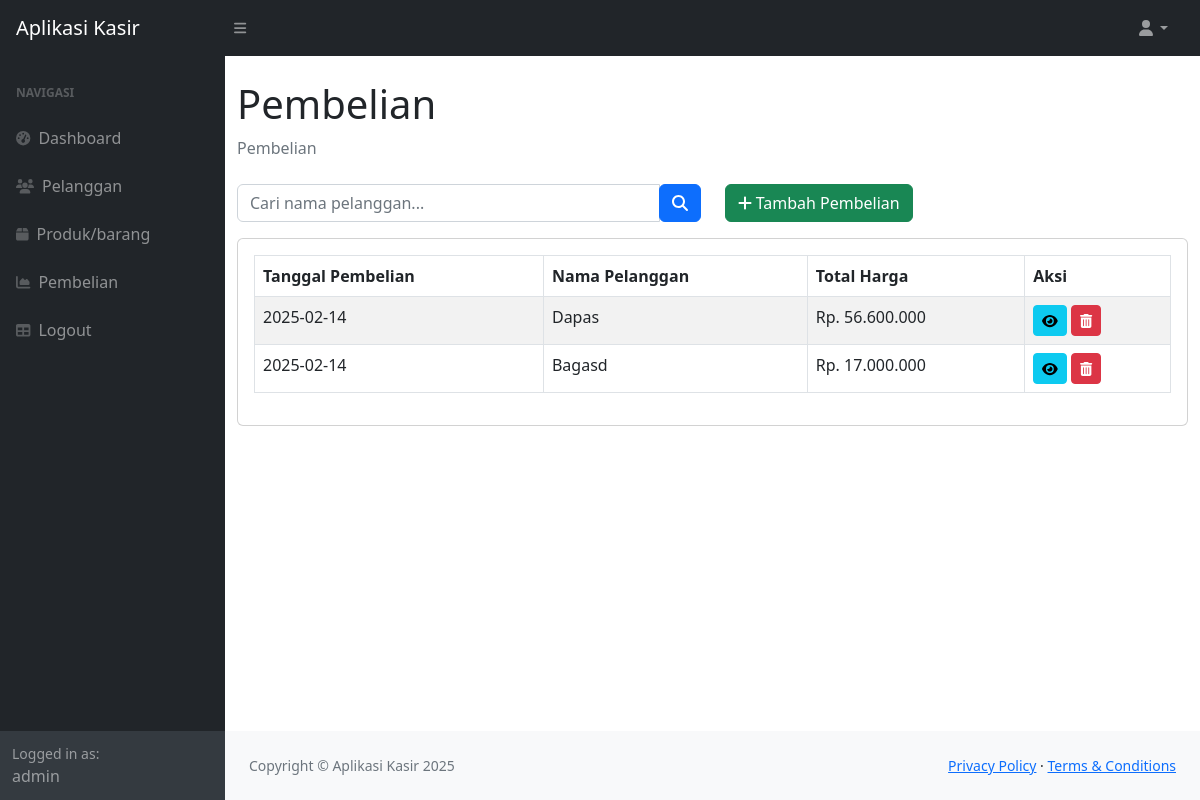
Page /index.php?page=pembelian (signed in) on the committed database.
### tables this page shows
CREATE TABLE `penjualan` (
  `id_penjualan` int NOT NULL,
  `tanggal_penjualan` date DEFAULT NULL,
  `total_harga` decimal(10,0) DEFAULT NULL,
  `id_unikpelanggan` int NOT NULL,
  `id_pelanggan` int DEFAULT NULL
);

CREATE TABLE `pelanggan` (
  `id_unikpelanggan` int NOT NULL,
  `id_pelanggan` int NOT NULL,
  `nama_pelanggan` varchar(255) NOT NULL,
  `alamat_pelanggan` text,
  `no_telepon` varchar(15) DEFAULT NULL
);

### pembelian.php (the view, shortened to what this page needs)
<?php
$search = isset($_GET['search']) ? $_GET['search'] : '';
$query = "SELECT * FROM penjualan
          LEFT JOIN pelanggan ON pelanggan.id_pelanggan = penjualan.id_pelanggan";
$result = mysqli_query($koneksi, $query);
?>
<div class="container-fluid">
    <h1 class="mt-4">Pembelian</h1>
    <ol class="breadcrumb mb-4">
        <li class="breadcrumb-item active">Pembelian</li>
    </ol>
    <div class="row mb-3">
        <div class="col-md-6">
            <form method="GET" action="" class="form-inline">
                    <div class="input-group">
                        <input type="text"
                            name="search"
                            class="form-control"
                            placeholder="Cari nama pelanggan..."
                            value="<?php echo htmlspecialchars($search); ?>">
                        <div class="input-group-append">
                            <button type="submit" class="btn btn-primary">
                                <i class="fas fa-search"></i>
                            </button>
                        </div>
                    </div>
            </form>
        </div>
        <div class="col-md-6 text-right">
            <a href="?page=pembelian_tambah" class="btn btn-success">
                <i class="fas fa-plus"></i> Tambah Pembelian
            </a>
        </div>
    </div>
    <div class="card mb-4">
        <div class="card-body">
            <div class="table-responsive">
                <table class="table table-striped table-hover table-bordered">
                    <thead class="thead-dark">
                        <tr>
                            <th>Tanggal Pembelian</th>
                            <th>Nama Pelanggan</th>
                            <th>Total Harga</th>
                            <th>Aksi</th>
                        </tr>
                    </thead>
                    <tbody>
                        <?php while($data = mysqli_fetch_array($result)) { ?>
                        <tr>
                            <td><?= $data['tanggal_penjualan'] ?></td>
                            <td><?= $data['nama_pelanggan'] ?></td>
                            <td>Rp. <?= number_format($data['total_harga'], 0, ',', '.') ?></td>
                            <td>
                            <a href="?page=penjualan_detail&id=<?= $data['id_penjualan'] ?>"
                            class="btn btn-info btn-sm">
                                <i class="fas fa-eye"></i>
                            </a>
                            <a href="?page=penjualan_hapus&id=<?= $data['id_penjualan'] ?>"
                            class="btn btn-danger btn-sm"
                            onclick="return confirm('Hapus data pembelian ini?')">
                                <i class="fas fa-trash-alt"></i>
                            </a>
                            </td>
                        </tr>
                        <?php } ?>
                    </tbody>
                </table>
            </div>
        </div>
    </div>
</div>

### rows in the picture
penjualan: tanggal_penjualan "2025-02-14", id_pelanggan.nama_pelanggan "Dapas", total_harga "56.600.000"
penjualan: tanggal_penjualan "2025-02-14", id_pelanggan.nama_pelanggan "Bagasd", total_harga "17.000.000"

### other values in the picture
$_SESSION['user']['nama'] "admin"
